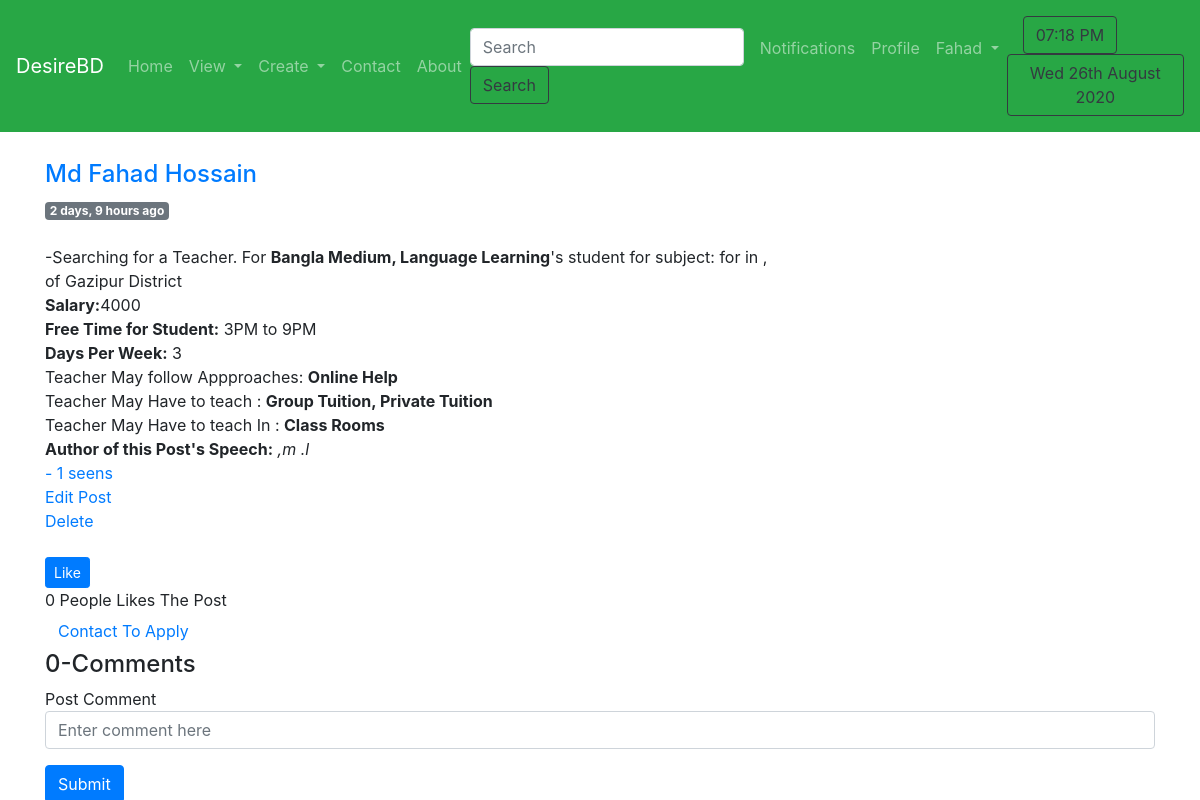
Before: /posts/2/ (signed in) with the older database file.
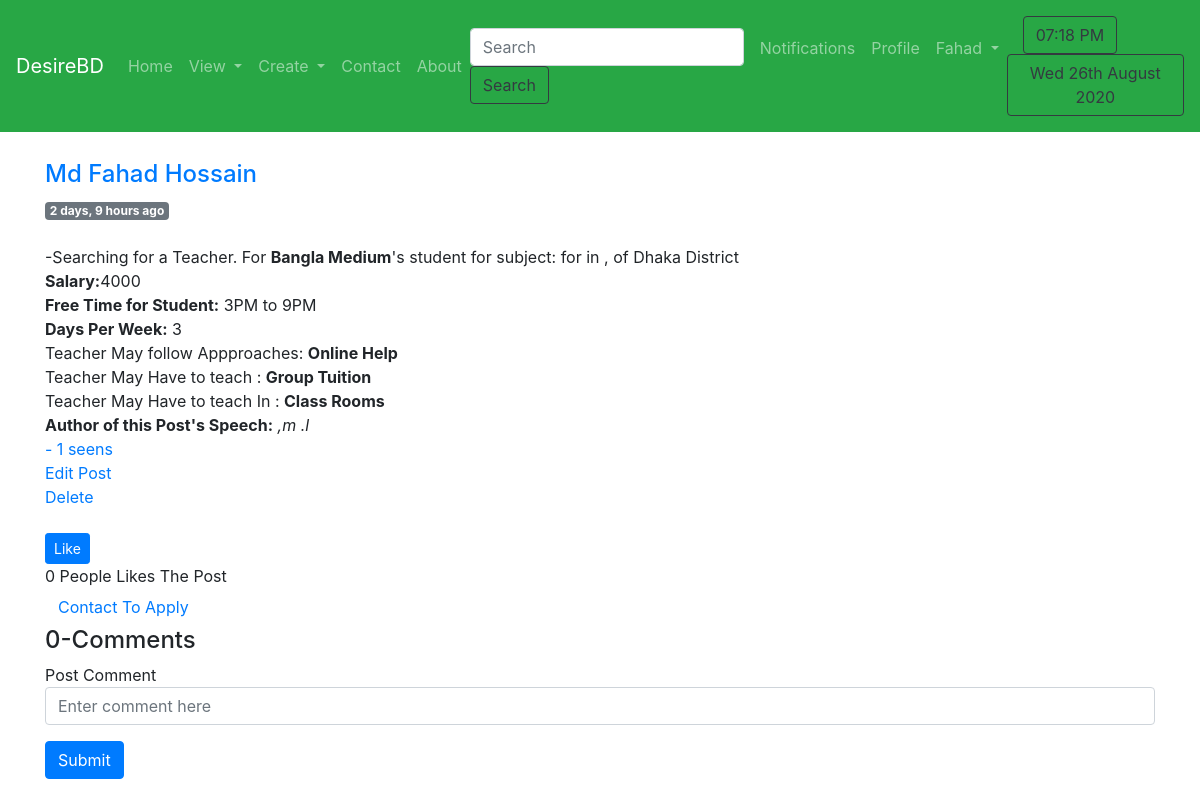
After: the same page with the newer database file.
### posts/models.py (models this page shows, shortened)
class TuitionPost(models.Model):
    Choice_Medium = (
        ('Bangla_Medium', 'Bangla Medium'),
        ('English_Medium', 'English Medium'),
        ('Arabic_Medium', 'Arabic Medium'),
        ('Hindi_Medium', 'Hindi Medium'),
        ('Sports_Section', 'Sports Section'),
        ('Singing_Section', 'Singing Section'),
        ('Dance_Section', 'Dance Section'),
        ('Extra Curricular Activities', 'Extra Curricular Activities'),
        ('Language Learning', 'Language Learning'),
        ('Computer Learning', 'Computer Learning'),
    )
    Choice_Approach = (
        ('Online_Help', 'Online Help'),
        ('Phone_Help', 'Phone Help'),
        ('Provide_Hand_Notes', 'Provide Hand_Notes'),
        ('Video_Tutorials', 'Video Tutorials'),
    )
    Choice_style = (
        ('Group_Tuition', 'Group Tuition'),
        ('Private_Tuition', 'Private Tuition'),
    )
    Choice_Place = (
        ('Class_Rooms', 'Class Rooms'),
        ('Coaching_Center', 'Coaching Center'),
        ('Home_Visit', 'Home Visit'),
    )
    district = models.ForeignKey(District, on_delete=models.SET_NULL, null=True, related_name='district_set')
    preferedPlace = models.ManyToManyField(SubDistrict, related_name='place_set')
    style = MultiSelectField(choices=Choice_style, max_choices=3, max_length=100)
    place = MultiSelectField(choices=Choice_Place, max_choices=3, max_length=100)
    approach = MultiSelectField(choices=Choice_Approach,max_choices=3, max_length=100)
    medium = MultiSelectField(choices=Choice_Medium,max_choices=3, max_length=100)
    sno = models.AutoField(primary_key=True)
    subject = models.ManyToManyField(Subject, related_name='subject_set')
    class_in = models.ManyToManyField(Classes, related_name='classes_set')
    salary = models.CharField(max_length=100)
    days=models.CharField(max_length=100)
    time_available = models.CharField(max_length=200)
    content = models.TextField()
    author = models.ForeignKey(User, on_delete=models.CASCADE)
    views = models.ManyToManyField(User, related_name='post_view')
    likes = models.ManyToManyField(User,related_name='tuition_post')
    timeStamp = models.DateTimeField(default=now)
    def total_likes(self):
        return self.likes.count()
    def total_views(self):
        return self.views.count()
    class Meta:
        ordering = ['timeStamp']

### person/models.py (models this page shows)
class District(models.Model):
    name = models.CharField(max_length=150)
    def __str__(self):
        return self.name

### posts/views.py (the view)
# urls.py: path('<int:sno>/', views.blogPost, name='blogPost'),
def blogPost(request, sno):
    post = TuitionPost.objects.filter(sno=sno).first()
    post.views.add(request.user)
    liked = False
    if post.likes.filter(id=request.user.id).exists():
        liked = True
    like = post.total_likes()
    view = post.total_views()
    comments = BlogComment.objects.filter(tuitionpost=post, parent=None)
    replies = BlogComment.objects.filter(tuitionpost=post).exclude(parent=None)
    replyDict = {}
    userp = UserProfile.objects.filter(user=request.user)
    for reply in replies:
        if reply.parent.sno not in replyDict.keys():
            replyDict[reply.parent.sno] = [reply]
        else:
            replyDict[reply.parent.sno].append(reply)
    subject=post.subject.all()
    class_in=post.class_in.all()
    preferedPlace = post.preferedPlace.all()
    context = {
        'post': post,
        'comments': comments,
        'replyDict': replyDict,
        'userp': userp,
        'like': like,
        'liked': liked,
        'view': view,
        'subject': subject,
        'class_in': class_in,
        'preferedPlace':preferedPlace
    }
    return render(request, 'posts/blogpost.html', context)

### templates/posts/blogpost.html (shortened to what this page needs)
{% extends 'basic.html' %}
{% load humanize %}
{% load extras %}
{% block body %}
<div class="container">
    <div class="row mt-1">
        <div class="col-md-8 blog-main">
            <div class="blog-post">
                <div>
                    <a href="/profile/otherprofile/{{post.author.username}}">
                        <h4>{{post.author.first_name}} {{post.author.last_name}}</h4>
                    </a>
                    <span class="badge badge-secondary">
                        {{post.timeStamp|naturaltime}}</span>
                </div>
                <br> -Searching for a Teacher.
                For <b>{{post.medium}}</b>'s student for subject:
                for
                in
                    , of {{post.district}} District
                <br>
                <b>Salary:</b>{{post.salary}}
                <br><b>Free Time for Student:</b> {{post.time_available}}<b>
                   <br> Days Per Week:</b> {{post.days}}<br>
                Teacher May follow Appproaches: <b>{{post.approach}}</b><br>
                Teacher May Have to teach : <b>{{post.style}}</b><br>
                Teacher May Have to teach In : <b>{{post.place}}</b><br>
                <b>Author of this Post's Speech:</b>
                <i>
                    {{post.content}}
                </i>
                <br>
                <a href="#"><span>- {{view}} seens</span></a>
                {% if user == post.author %}
                <div>
                    <a href="/posts/editpost/{{post.sno}}/">Edit Post</a>
                    <div id="btnOne"><a href="#" onClick="javascript:addBtn();">Delete</a> </div>
                </div>
                {% endif %}
                <br>
                <form action="/posts/likepost/{{post.sno}}/" method="post">
                    {% if liked %}
                    <button type="submit" name="like_post" value="{{post.sno}}"
                        class="btn  btn-primary btn-sm">UnLike</button>
                    {% else %}
                    <button type="submit" name="like_post" value="{{post.sno}}"
                        class="btn  btn-primary btn-sm">Like</button>
                    {% endif %}
                </form>
                {{like}} People Likes The Post
            </div>
        </div>
    </div>
</div>
<div class="container">
    {% if user.is_authenticated %}
    <button class=" btn "><a href="/posts/authorcontact/{{post.sno}}/"> Contact To Apply</a></button>
    <h4>{{comments.count}}-Comments</h4>
    <form action="/posts/postcomment/" method="post">{% csrf_token %}
        <div class="form-group">
            <lebel for="exampleInputEmail"> Post Comment</lebel>
            <input type="text " class="form-control" name="comment" placeholder="Enter comment here">
        </div>
        <button type="submit" class="btn btn-primary" value="submit">Submit</button>
    </form>
    {% else %}
    <p>
    <h3><b>Please login to add comments to this blogpost. </b></h3>
    </p>
    {% endif %}
</div>
{% endblock %}

Changed rows visible on the page:
changed TuitionPost "3PM to 9PM": medium "Bangla Medium, Language Learning" → "Bangla Medium"; district "Gazipur" → "Dhaka"; style "Group Tuition, Private Tuition" → "Group Tuition"
